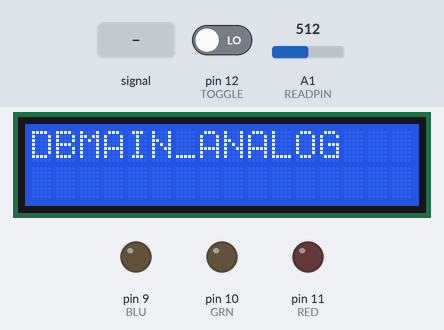
The sketch below on a simulated Arduino Uno, built with avr-gcc and run on an emulated ATmega328P. Parts: 16×2 character LCD, output pins drawn as LEDs (lit = HIGH). Inputs (shaded band) come from the test bench; at power-on: pin 12 (TOGGLE) LOW, A1 (READPIN) = 512.

Above: at 1.2 s.
1.3 s: pin 12 (TOGGLE) driven HIGH
At 1.8 s:
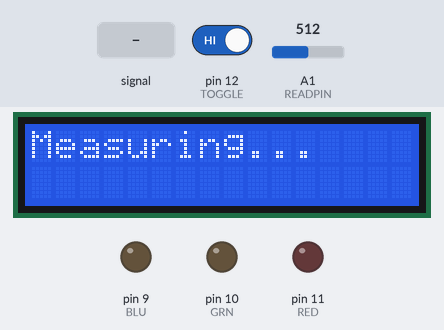
4.0 s: A1 (READPIN) fed a 200 Hz sine of ±81 counts around its level
5.9 s: A1 (READPIN) set to 716
7.8 s: A1 (READPIN) fed a 1000 Hz sine of ±255 counts around its level
9.6 s: A1 (READPIN) set to 900
11.5 s: A1 (READPIN) set to 1023
Timing chart, 0 to 14.4 s (numbered marks = the images above; inputs shaded):
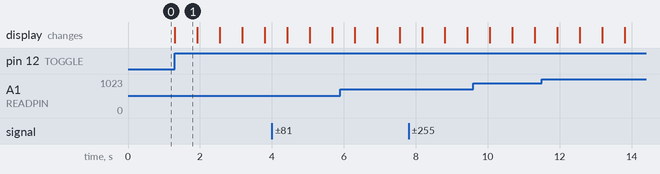

Measured:
- after the input at 1.3 s, the display: changes at once (image 1)
- what the display in image 1 shows lasts 0.6 s, from 1.3 s to 1.9 s

The sketch:

V1.1.ino
```cpp
/* INITIAL DATA TESTING SCRIPT */
#include <LiquidCrystal.h>
#define READPIN A1
const int RS=2, E=3, D4=5, D5=6, D6=7, D7=8; //LCD Pins
const int RED=11, GRN=10, BLU=9; //LED Pins
const int TOGGLE = 12;
/*Weight ranges in grams, R1 <= R2*/
const double R1 = 50;
const double R2 = 250;
const double offset = 0; //ofsett reading for sensor
const int TESTS = 2560;
; //amount of times for the microcontroller to measure data from the sensor. Its all averaged out

LiquidCrystal lcd(RS, E, D4, D5, D6, D7);

void setup() {
  pinMode(RED, OUTPUT);
  pinMode(GRN, OUTPUT);
  pinMode(BLU, OUTPUT);
  pinMode(TOGGLE, INPUT);
  lcd.begin(16, 12);
  lcd.setCursor(0, 0);
  lcd.print("DBMAIN_ANALOG");
}

void loop() {
  double finalsum = 0;
  boolean interrupt = false; //button pressed?
  while (interrupt == false) {
    digitalWrite(RED, LOW);
    digitalWrite(GRN, LOW);
    digitalWrite(BLU, LOW);
    if (digitalRead(TOGGLE) == HIGH) {
      lcd.clear();
      lcd.setCursor(0, 0);
      lcd.print("Measuring...");
      lcd.setCursor(0, 1);
      for (int i=0; i<TESTS; i++) {
        finalsum += analogRead(READPIN) - offset;
      }
      finalsum /= TESTS;
      lcd.clear();
      lcd.setCursor(0, 0);
      lcd.print("Vd: ");
      lcd.print(finalsum);
      lcd.setCursor(0, 1);
      lcd.print("Vr: ");
      lcd.print(finalsum*(5/1023.0));
      interrupt = true;
    }
  }
}
```
